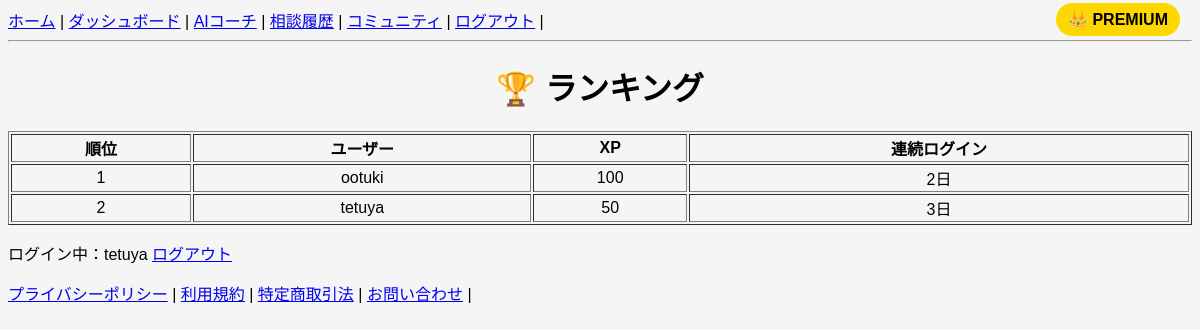
The page /ranking/ (signed in) on the database its author committed.
### snippets/models.py (models this page shows, shortened)
class Profile(models.Model):
    user = models.OneToOneField(User, on_delete=models.CASCADE)
    is_premium = models.BooleanField(default=False)
    xp = models.IntegerField(default=0)
    level = models.IntegerField(default=1)
    streak = models.IntegerField(default=0)
    last_login_date = models.DateField(null=True, blank=True)
    streak_freeze = models.BooleanField(default=False)
    ai_count = models.IntegerField(default=0)

### snippets/views/ranking_views.py (the view)
# urls.py: path("ranking/", ranking, name="ranking"),
@login_required
def ranking(request):
    users = Profile.objects.all().order_by("-xp", "-is_premium")[:50]
    all_users = Profile.objects.all().order_by("-xp")
    rank = list(all_users).index(request.user.profile) + 1
    return render(request, "snippets/ranking.html", {
        "users": users
    })

### snippets/templates/snippets/ranking.html
{% extends "snippets/base.html" %}
{% block content %}
<h1>🏆 ランキング</h1>
<table border="1" style="width:100%;text-align:center;">
    <tr>
        <th>順位</th>
        <th>ユーザー</th>
        <th>XP</th>
        <th>連続ログイン</th>
    </tr>
    {% for user in users %}
    <tr>
        <td>{{ forloop.counter }}</td>
        <td>{{ user.user.username }}</td>
        <td>{{ user.xp }}</td>
        <td>{{ user.streak }}日</td>
    </tr>
    {% endfor %}
</table>
{% endblock %}

### snippets/templates/snippets/base.html (shortened to what this page needs)
<!DOCTYPE html>
<html>
<head>
</head>
<body>
<nav>
{% if user.is_authenticated %}
<a href="/">ホーム</a> |
<a href="/dashboard/">ダッシュボード</a> |
<a href="/ai-chat/">AIコーチ</a> |
<a href="/history/">相談履歴</a> |
<a href="/community/">コミュニティ</a> |
<a href="/logout/">ログアウト</a> |
{% else %}
<a href="/">ホーム</a> |
<a href="/login/">ログイン</a> |
<a href="/signup/">新規登録</a> |
{% endif %}
</nav>
<hr>
{% block content %}
{% endblock %}
{% if user.is_authenticated %}
<p>
ログイン中：{{ user.username }}
<a href="/accounts/logout/">ログアウト</a>
</p>
{% endif %}
<div style="position:fixed;top:10px;right:20px;z-index:999;">
    {% if request.user.is_authenticated %}
        {% if request.user.profile.is_premium %}
            <span style="
                background:gold;
                color:black;
                padding:8px 12px;
                border-radius:20px;
                font-weight:bold;
            ">
                👑 PREMIUM
            </span>
        {% endif %}
    {% endif %}
</div>
<footer>
<a href="/privacy/">プライバシーポリシー</a> |
<a href="/terms/">利用規約</a> |
<a href="/legal/">特定商取引法</a> |
<a href="/contact/">お問い合わせ</a> |
</footer>
</body>
</html>

### snippets/templates/snippets/base.html (style rules this page uses)
body { font-family: Arial; background:#f5f5f5; }
h1 { text-align:center; }

### rows shown on the page
Profile: user.username "ootuki", xp "100", streak "2"
Profile: user.username "tetuya", xp "50", streak "3"

### other values the page prints
{{ user.username }} "tetuya"
